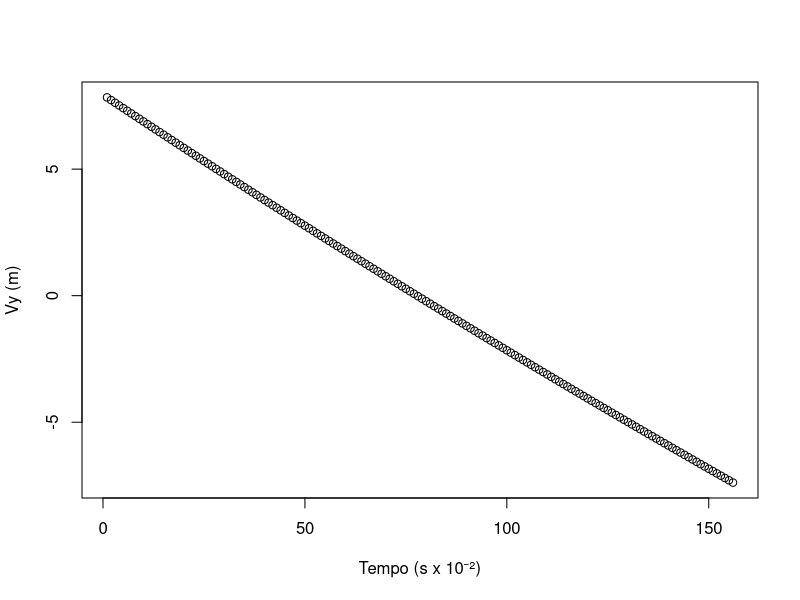
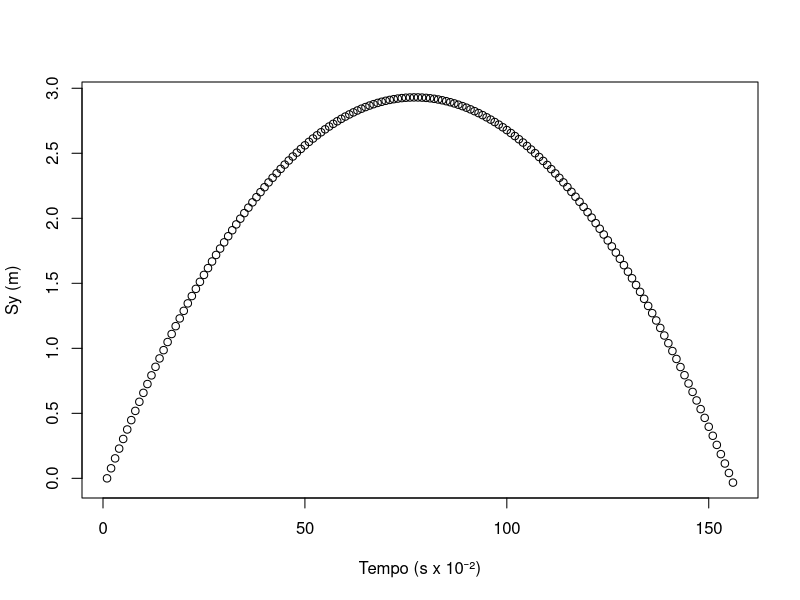
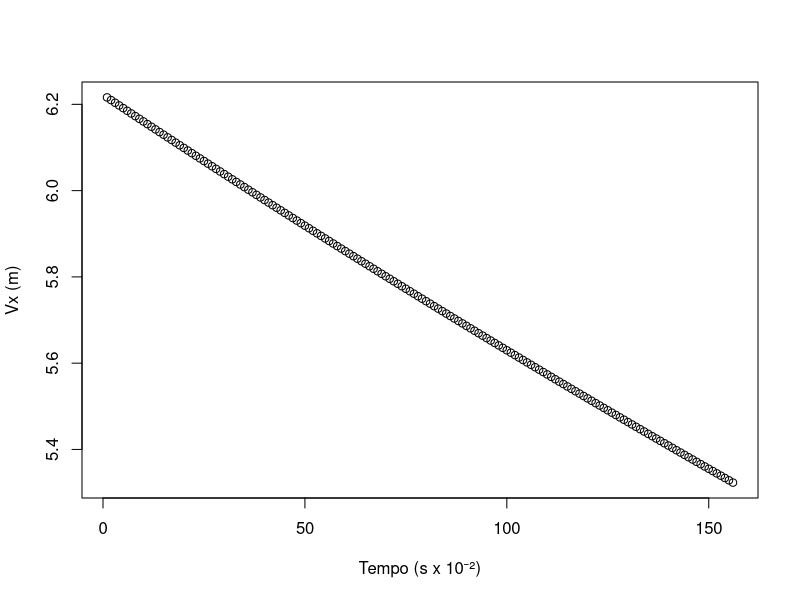
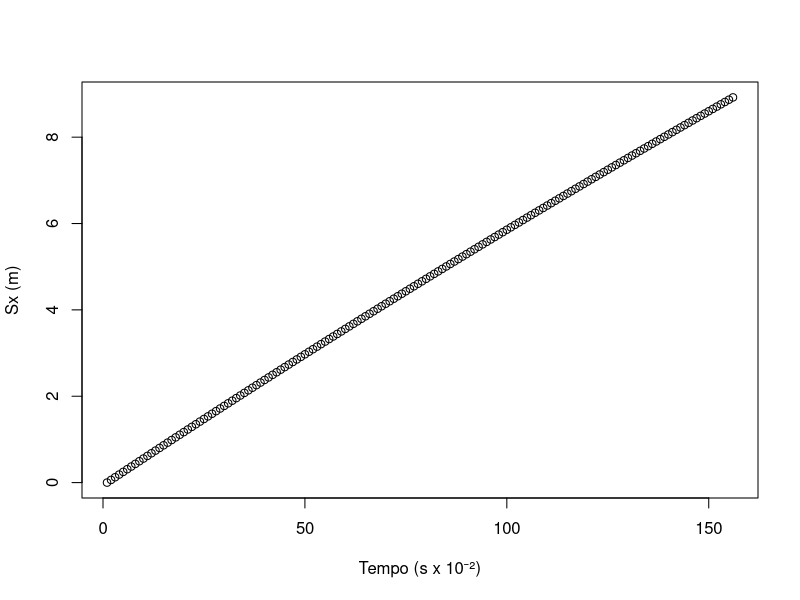
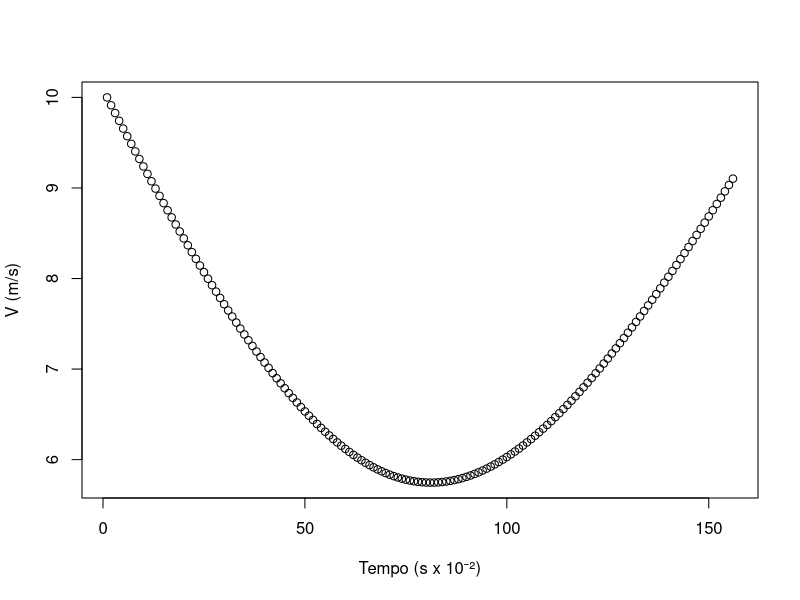
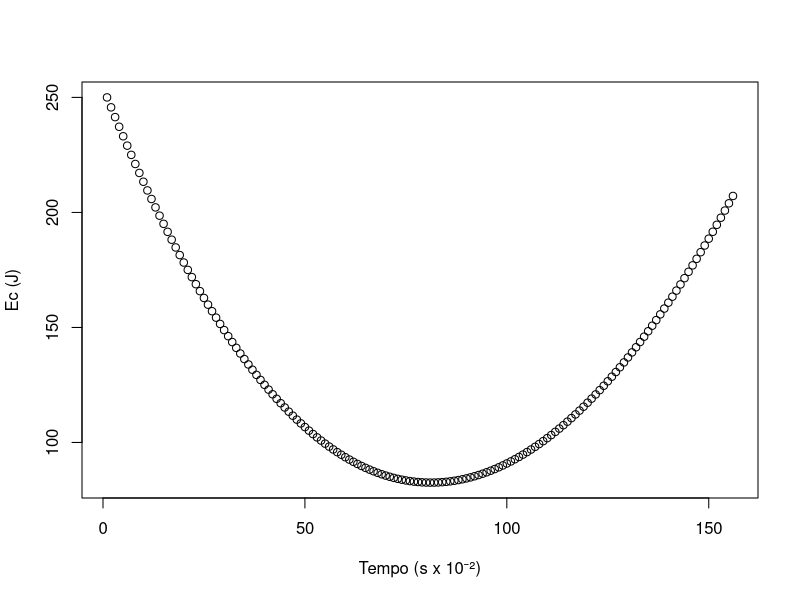
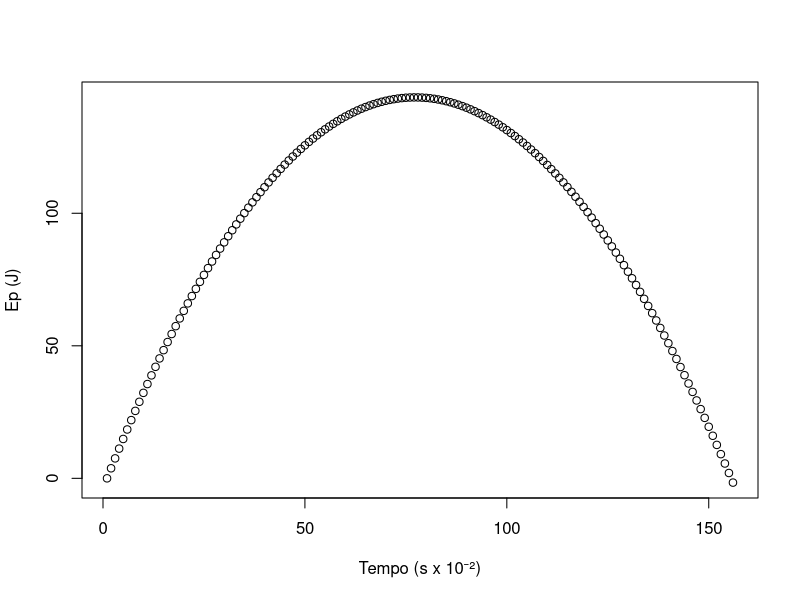
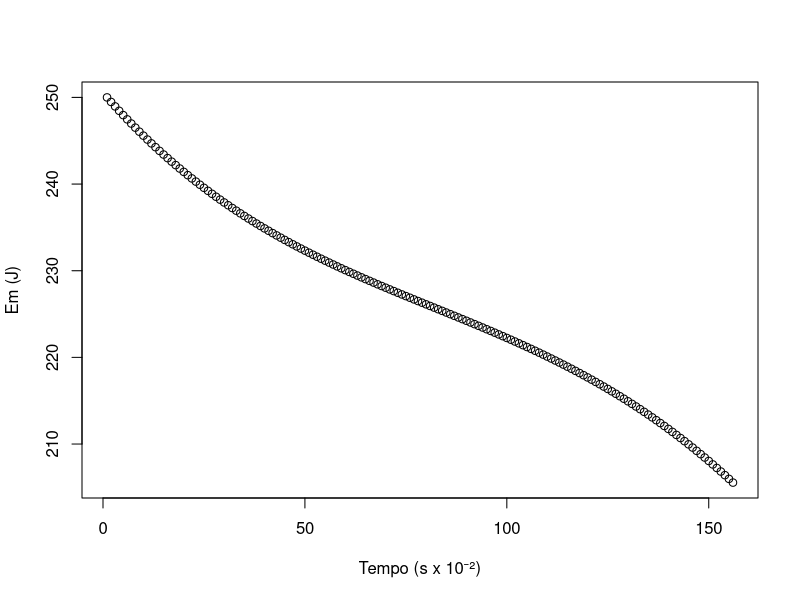

Source code (R) for these figures, in order:
#Parametros
g = -9.81
m = 5
k = 0.5
deltaT = 0.01
theta = 0.9
tempo = 0

#Definindo Vetores
vetX = 1:1
vetY = 1:1
vetSx = 1:1
vetSy = 1:1
vetAbs = 1:1
Ec = 1:1
Ep = 1:1
Em = 1:1

#Iniciando Vetores
vetAbs[1] = 10
vetX[1] = vetAbs[1]*cos(theta)
vetY[1] = vetAbs[1]*sin(theta)
vetSx[1] = 0
vetSy[1] = 0

Sy = vetSy[1]

Ec[1]= (((vetAbs[1])^2) * m)/2
Ep[1] = m * (-g) * vetSy[1]
Em[1] = Ec[1] + Ep[1]

i = 2

while(Sy > 0 || i == 2){
    vX =  vetX[i-1] + ((- k * vetX[i-1])/m) * deltaT
    vetX <- append(vetX, vX)
    
    vY = vetY[i-1] + (g - (k/m)*vetY[i-1]) * deltaT
    vetY <- append(vetY, vY)
    
    Sx = vetSx[i-1] + vetX[i]*deltaT
    vetSx <- append(vetSx, Sx)
    
    Sy = vetSy[i-1] + vetY[i]*deltaT
    vetSy <- append(vetSy, Sy)
    
    vAbs = sqrt((vetX[i])^2 + (vetY[i])^2)
    vetAbs <- append(vetAbs, vAbs)
    
    K = (((vetAbs[i])^2) * m)/2
    Ec <- append(Ec, K)
    
    U = m * (-g) * vetSy[i]
    Ep <- append(Ep, U)
    
    E = Ec[i] + Ep[i]
    Em <- append(Em, E)
    
    tempo = i
    
    i = i+1
}

tempo = tempo * deltaT

plot(vetY, xlab = "Tempo (s x 10⁻²)", ylab = "Vy (m)")

plot(vetSy, xlab = "Tempo (s x 10⁻²)", ylab = "Sy (m)")

plot(vetX, xlab = "Tempo (s x 10⁻²)", ylab = "Vx (m)")

plot(vetSx, xlab = "Tempo (s x 10⁻²)", ylab = "Sx (m)")

plot(vetAbs, xlab = "Tempo (s x 10⁻²)", ylab = "V (m/s)")

plot(Ec, xlab = "Tempo (s x 10⁻²)", ylab = "Ec (J)")

plot(Ep, xlab = "Tempo (s x 10⁻²)", ylab = "Ep (J)")

plot(Em, xlab = "Tempo (s x 10⁻²)", ylab = "Em (J)")

plot(vetSx,vetSy, xlab = "Sx (m)", ylab = "Sy (m)")

